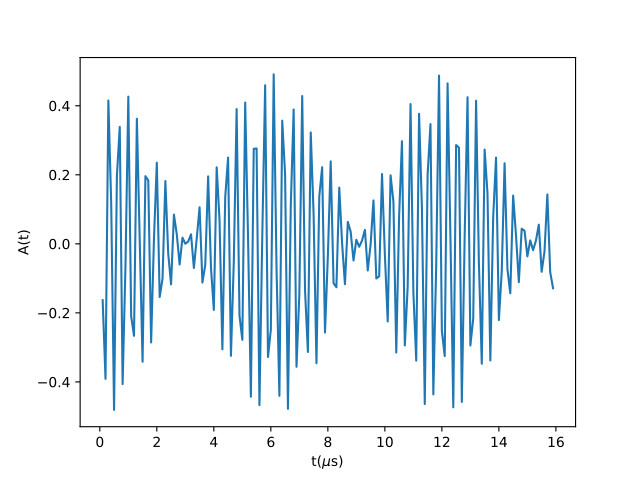

The Python source for this figure:
from mantid.simpleapi import FunctionWrapper
import matplotlib.pyplot as plt
import numpy as np
x = np.arange(0.1,16,0.1)
y = FunctionWrapper("TFMuonium")
fig, ax=plt.subplots()
ax.plot(x, y(x))
ax.set_xlabel('t($\mu$s)')
ax.set_ylabel('A(t)')
